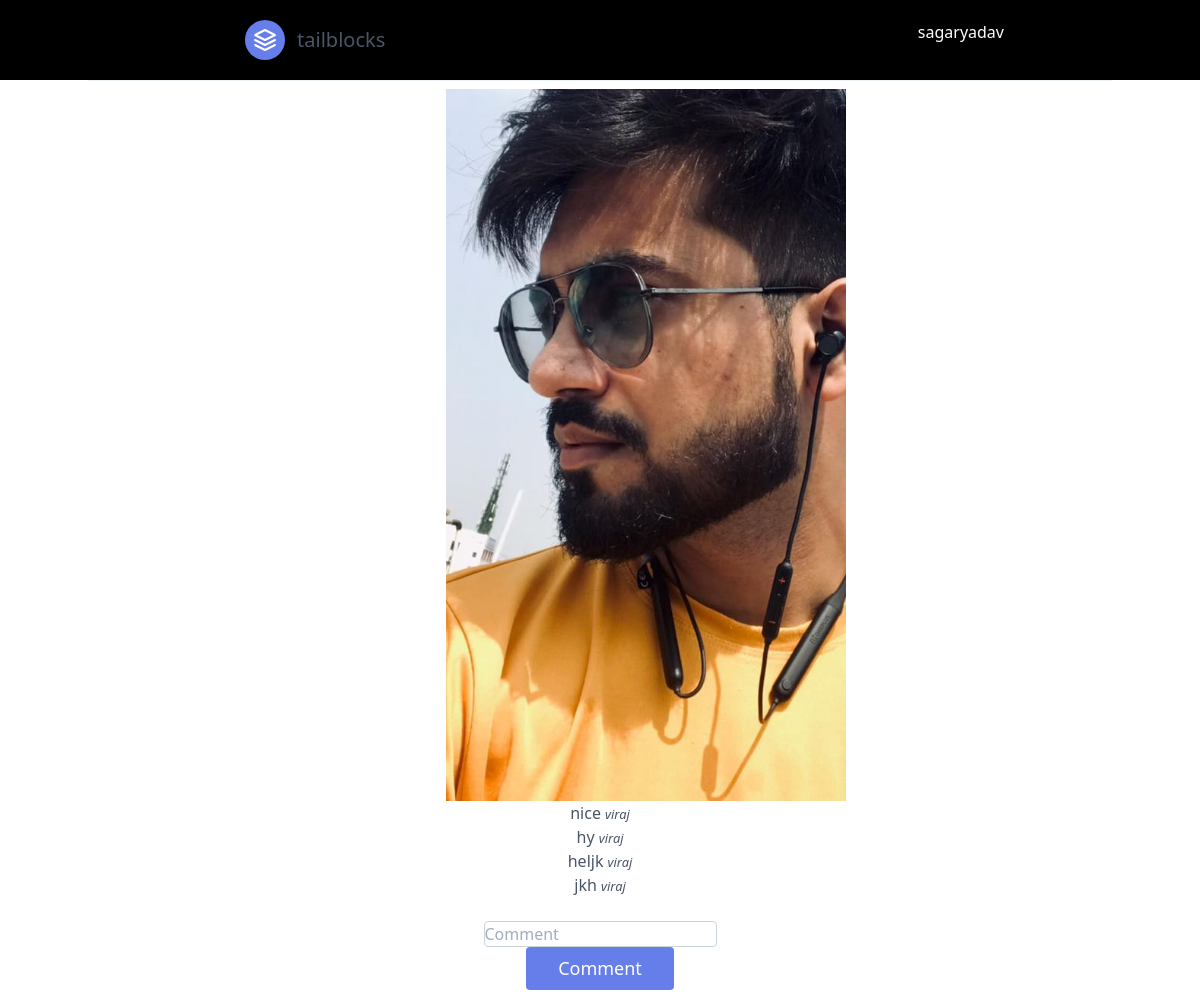
Page /insta/home/post_User_Post_commt/32/ (signed in) on the committed database.
### insta/models.py (models this page shows, shortened)
class User_Post(models.Model):
    pic = models.ImageField(upload_to='post/')
    subject = models.CharField(max_length=200)
    msg = models.TextField(null=True, blank=True)
    cr_date = models.DateTimeField(auto_now_add=True)
    uploaded_by = models.ForeignKey(Profile,on_delete=models.CASCADE, null=True, blank=True)
    def __str__(self):
        return "%s" % self.subject

class User_Post_commt(models.Model):
    post =models.ForeignKey(User_Post,on_delete=models.CASCADE,related_name='post')
    commt =models.ForeignKey(Profile,on_delete=models.CASCADE,related_name='commt')
    you_msg= models.CharField(null=True,blank=True,max_length=250)
    def __str__(self):
        return '%s (%s)'%(self.post ,self.commt)

class Profile(models.Model):
    profile_pic = models.ImageField(upload_to='media/profile_pic/',blank=True,null=True,default='nopic/slide3.jpg')
    user = models.OneToOneField(User, on_delete=models.CASCADE)
    address = models.CharField(max_length=200,blank=True,null=True)
    phone_no = models.CharField(validators=[RegexValidator("^0?[5-9]{1}\d{9}$")], max_length=15, null=True, blank=True)
    def __str__(self):
        return self.user.username

### insta/views.py (the view, shortened to what this page needs)
# urls.py: path('home/post_User_Post_commt/<int:pk>/', views.Post_commt.as_view(),name='post_User_Post_commt'),
class Post_commt(View):
    def get(self, *args, **kwargs):
        profile_D=kwargs['pk']
        print('id',profile_D)
        a = User_Post.objects.get(id=profile_D)
        print(a)
        commt= User_Post_commt.objects.filter(post_id=profile_D)
        print('commt',commt)
        parm={
        'profile_D':a,
        'commt':commt,
        }
        return render(self.request, 'insta/post_User_Post_commt.html',parm)

### templates/insta/post_User_Post_commt.html (shortened to what this page needs)
 {% extends 'base.html'%}
  {% block contect %}
	<section class="text-gray-700 body-font relative">
  <div class="container  mx-auto" >
  	 <div class="p-2 w-full  border-t border-gray-200 text-center">
  	 	<div style="margin-left: 350px;">
	<img src="{{profile_D.pic.url}}" width="400px">
</div>
	{% for c in commt%}
	<ul>
		<li>{{c.you_msg}}  <small><i>{{c.commt}}</i></small></li>
	</ul>
	{%endfor %}
	   <form method="POST">
           <input type="text" name="post" value="{{profile_D.id}}" hidden><br>
       <input type="text" name="you_msg" class="bg-white rounded border border-gray-400 focus:outline-none focus:border-indigo-500 text-base w-50 h-25"  placeholder="Comment" >
          <button class="flex mx-auto text-white bg-indigo-500 border-0 py-2 px-8 focus:outline-none hover:bg-indigo-600 rounded text-lg" type="submit">Comment</button>
    </form>
</div>
	</div></section>
{% endblock%}

### templates/base.html (shortened to what this page needs)
<!DOCTYPE html>
<html>
<head>
  {% load static %}
      <link rel="stylesheet" type="text/css" href="{% static 'style.css' %}">
  <link href="https://unpkg.com/tailwindcss@^1.0/dist/tailwind.min.css" rel="stylesheet">
</head>
<body>
  <header class="text-gray-700 body-font bg-black">
  <div class="container flex flex-wrap p-5 flex-col md:flex-row items-center ">
    <a class="flex mr-auto ml-auto order-first lg:order-none lg:w-1/5 title-font font-medium items-center text-white-900 lg:items-center lg:justify-center mb-4 md:mb-0" href="{% url 'facebook:home' %}">
      <svg xmlns="http://www.w3.org/2000/svg" fill="none" stroke="currentColor" stroke-linecap="round" stroke-linejoin="round" stroke-width="2" class="w-10 h-10 text-white p-2 bg-indigo-500 rounded-full" viewBox="0 0 24 24" >
        <path d="M12 2L2 7l10 5 10-5-10-5zM2 17l10 5 10-5M2 12l10 5 10-5"></path>
      </svg>
      <span class="ml-3 text-xl">tailblocks</span>
    </a>
     <div class="lg:w-2/5 inline-flex lg:justify-end ml-5 lg:ml-0">
        <svg fill="none" stroke="currentColor" stroke-linecap="round" stroke-linejoin="round" stroke-width="2" class="w-15 h-10" viewBox="0 0 24 24">
            <h1 style="color: white"><a href="{% url 'facebook:profile_detail_user' request.user %}">{{request.user.username}}</a></h1>
              <circle cx="12" cy="7" r="4"></circle>
            </svg>
    </div>
  </div>
</header>
   {%block contect %}
    {%endblock %}
</body>
</html>

### rows in the picture
User_Post: pic (picture)
User_Post_commt: you_msg "nice", commt "viraj"
User_Post_commt: you_msg "hy", commt "viraj"
User_Post_commt: you_msg "heljk", commt "viraj"
User_Post_commt: you_msg "jkh", commt "viraj"

### other values in the picture
{{ request.user.username }} "sagaryadav"
